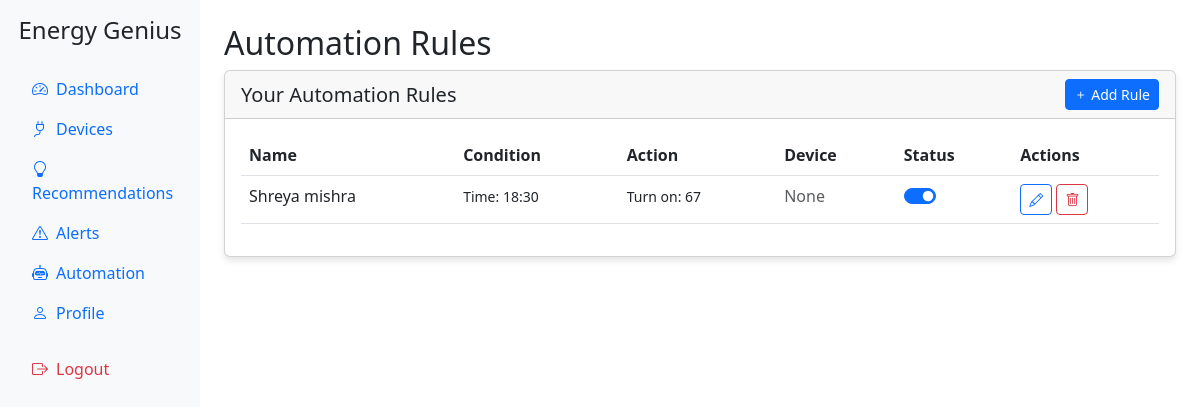
Screenshot of /automation (signed in) with the database file from the repository.
### electric2/app.py (models this page shows)
class AutomationRule(db.Model):
    id = db.Column(db.Integer, primary_key=True)
    name = db.Column(db.String(100), nullable=False)
    description = db.Column(db.Text)
    condition_type = db.Column(db.String(50), nullable=False)  # 'time', 'price', 'solar', 'battery'
    condition_value = db.Column(db.String(100), nullable=False)
    action_type = db.Column(db.String(50), nullable=False)  # 'turn_on', 'turn_off', 'adjust'
    action_value = db.Column(db.String(100))
    device_id = db.Column(db.Integer, db.ForeignKey('device.id'))
    enabled = db.Column(db.Boolean, default=True)
    user_id = db.Column(db.Integer, db.ForeignKey('user.id'), nullable=False)

### electric2/app.py (the view)
@app.route('/automation')
@login_required
def automation():
    rules = AutomationRule.query.filter_by(user_id=current_user.id).all()
    devices = Device.query.filter_by(user_id=current_user.id).all()
    return render_template('automation.html', rules=rules, devices=devices)

### electric2/app.py (called while the page is built)
@login_manager.user_loader
def load_user(user_id):
    return User.query.get(int(user_id))

### electric2/templates/automation.html (shortened to what this page needs)
{% extends "base.html" %}
{% block header %}Automation Rules{% endblock %}
{% block content %}
<div class="card">
    <div class="card-header d-flex justify-content-between align-items-center">
        <h5 class="mb-0">Your Automation Rules</h5>
        <a href="{{ url_for('add_automation') }}" class="btn btn-primary btn-sm">
            <i class="bi bi-plus"></i> Add Rule
        </a>
    </div>
    <div class="card-body">
        <div class="table-responsive">
            <table class="table table-hover">
                <thead>
                    <tr>
                        <th>Name</th>
                        <th>Condition</th>
                        <th>Action</th>
                        <th>Device</th>
                        <th>Status</th>
                        <th>Actions</th>
                    </tr>
                </thead>
                <tbody>
                    {% for rule in rules %}
                    <tr>
                        <td>{{ rule.name }}</td>
                        <td>
                            <small>{{ rule.condition_type|capitalize }}: {{ rule.condition_value }}</small>
                        </td>
                        <td>
                            <small>{{ rule.action_type|replace('_', ' ')|capitalize }}{% if rule.action_value %}: {{ rule.action_value }}{% endif %}</small>
                        </td>
                        <td>
                            {% if rule.device %}
                            {{ rule.device.name }}
                            {% else %}
                            <span class="text-muted">None</span>
                            {% endif %}
                        </td>
                        <td>
                            <div class="form-check form-switch">
                                <input class="form-check-input toggle-rule" type="checkbox"
                                       data-rule-id="{{ rule.id }}" {% if rule.enabled %}checked{% endif %}>
                            </div>
                        </td>
                        <td>
                            <a href="{{ url_for('edit_automation', rule_id=rule.id) }}" class="btn btn-sm btn-outline-primary">
                                <i class="bi bi-pencil"></i>
                            </a>
                            <form method="POST" action="{{ url_for('delete_automation', rule_id=rule.id) }}" class="d-inline">
                                <button type="submit" class="btn btn-sm btn-outline-danger" onclick="return confirm('Are you sure you want to delete this rule?')">
                                    <i class="bi bi-trash"></i>
                                </button>
                            </form>
                        </td>
                    </tr>
                    {% else %}
                    <tr>
                        <td colspan="6" class="text-center">No automation rules found. <a href="{{ url_for('add_automation') }}">Create your first rule</a></td>
                    </tr>
                    {% endfor %}
                </tbody>
            </table>
        </div>
    </div>
</div>
{% endblock %}

### electric2/templates/base.html (style rules this page uses)
.card { margin-bottom: 20px; box-shadow: 0 4px 6px rgba(0, 0, 0, 0.1); }

### rows the page displays
AutomationRule: name "Shreya mishra", condition_type "Time", condition_value "18:30", action_type "Turn on", action_value "67", enabled "☑"
